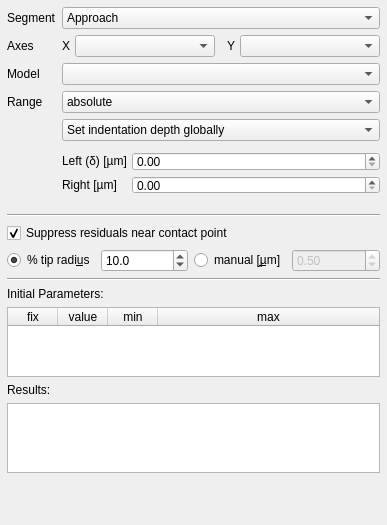
            <widget class="QWidget" name="scrollAreaWidgetContents_3">
             <property name="geometry">
              <rect>
               <x>0</x>
               <y>0</y>
               <width>387</width>
               <height>525</height>
              </rect>
             </property>
             <property name="sizePolicy">
              <sizepolicy hsizetype="Fixed" vsizetype="Preferred">
               <horstretch>0</horstretch>
               <verstretch>0</verstretch>
              </sizepolicy>
             </property>
             <layout class="QVBoxLayout" name="verticalLayout_13" stretch="0,0,0,0,0,0,0,0,0,0">
              <property name="spacing">
               <number>6</number>
              </property>
              <property name="sizeConstraint">
               <enum>QLayout::SetMinimumSize</enum>
              </property>
              <property name="leftMargin">
               <number>7</number>
              </property>
              <property name="topMargin">
               <number>7</number>
              </property>
              <property name="rightMargin">
               <number>7</number>
              </property>
              <property name="bottomMargin">
               <number>7</number>
              </property>
              <item>
               <layout class="QFormLayout" name="formLayout">
                <property name="sizeConstraint">
                 <enum>QLayout::SetMinimumSize</enum>
                </property>
                <item row="0" column="0">
                 <widget class="QLabel" name="label_3">
                  <property name="text">
                   <string>Segment</string>
                  </property>
                 </widget>
                </item>
                <item row="0" column="1">
                 <widget class="QComboBox" name="cb_segment">
                  <property name="enabled">
                   <bool>true</bool>
                  </property>
                  <property name="sizePolicy">
                   <sizepolicy hsizetype="MinimumExpanding" vsizetype="Fixed">
                    <horstretch>0</horstretch>
                    <verstretch>0</verstretch>
                   </sizepolicy>
                  </property>
                  <item>
                   <property name="text">
                    <string>Approach</string>
                   </property>
                  </item>
                  <item>
                   <property name="text">
                    <string>Retract</string>
                   </property>
                  </item>
                 </widget>
                </item>
                <item row="1" column="0">
                 <widget class="QLabel" name="label">
                  <property name="text">
                   <string>Axes</string>
                  </property>
                 </widget>
                </item>
                <item row="1" column="1">
                 <layout class="QHBoxLayout" name="horizontalLayout_2">
                  <property name="spacing">
                   <number>5</number>
                  </property>
                  <property name="sizeConstraint">
                   <enum>QLayout::SetMinimumSize</enum>
                  </property>
                  <item>
                   <widget class="QLabel" name="label_14">
                    <property name="text">
                     <string>X</string>
                    </property>
                    <property name="alignment">
                     <set>Qt::AlignRight|Qt::AlignTrailing|Qt::AlignVCenter</set>
                    </property>
                   </widget>
                  </item>
                  <item>
                   <widget class="QComboBox" name="cb_xaxis">
                    <property name="sizePolicy">
                     <sizepolicy hsizetype="MinimumExpanding" vsizetype="Fixed">
                      <horstretch>0</horstretch>
                      <verstretch>0</verstretch>
                     </sizepolicy>
                    </property>
                   </widget>
                  </item>
                  <item>
                   <widget class="QLabel" name="label_2">
                    <property name="text">
                     <string>  Y</string>
                    </property>
                    <property name="alignment">
                     <set>Qt::AlignRight|Qt::AlignTrailing|Qt::AlignVCenter</set>
                    </property>
                   </widget>
                  </item>
                  <item>
                   <widget class="QComboBox" name="cb_yaxis">
                    <property name="sizePolicy">
                     <sizepolicy hsizetype="MinimumExpanding" vsizetype="Fixed">
                      <horstretch>0</horstretch>
                      <verstretch>0</verstretch>
                     </sizepolicy>
                    </property>
                   </widget>
                  </item>
                 </layout>
                </item>
                <item row="2" column="0">
                 <widget class="QLabel" name="label_13">
                  <property name="text">
                   <string>Model</string>
                  </property>
                 </widget>
                </item>
                <item row="2" column="1">
                 <widget class="QComboBox" name="cb_model">
                  <property name="sizePolicy">
                   <sizepolicy hsizetype="MinimumExpanding" vsizetype="Fixed">
                    <horstretch>0</horstretch>
                    <verstretch>0</verstretch>
                   </sizepolicy>
                  </property>
                 </widget>
                </item>
                <item row="3" column="0">
                 <widget class="QLabel" name="label_4">
                  <property name="text">
                   <string>Range</string>
                  </property>
                 </widget>
                </item>
                <item row="3" column="1">
                 <widget class="QComboBox" name="cb_range_type">
                  <property name="sizePolicy">
                   <sizepolicy hsizetype="MinimumExpanding" vsizetype="Fixed">
                    <horstretch>0</horstretch>
                    <verstretch>0</verstretch>
                   </sizepolicy>
                  </property>
                  <item>
                   <property name="text">
                    <string>absolute</string>
                   </property>
                  </item>
                  <item>
                   <property name="text">
                    <string>relative to contact point fit (4pass)</string>
                   </property>
                  </item>
                 </widget>
                </item>
                <item row="4" column="1">
                 <widget class="QComboBox" name="cb_delta_select_1">
                  <item>
                   <property name="text">
                    <string>Set indentation depth globally</string>
                   </property>
                  </item>
                  <item>
                   <property name="text">
                    <string>Set indentation depth individually</string>
                   </property>
                  </item>
                  <item>
                   <property name="text">
                    <string>Guess optimal indentation depth</string>
                   </property>
                  </item>
                 </widget>
                </item>
                <item row="5" column="1">
                 <layout class="QGridLayout" name="gridLayout_2">
                  <property name="sizeConstraint">
                   <enum>QLayout::SetMinimumSize</enum>
                  </property>
                  <property name="leftMargin">
                   <number>0</number>
                  </property>
                  <property name="topMargin">
                   <number>5</number>
                  </property>
                  <property name="bottomMargin">
                   <number>5</number>
                  </property>
                  <property name="spacing">
                   <number>5</number>
                  </property>
                  <item row="1" column="0">
                   <widget class="QLabel" name="label_6">
                    <property name="text">
                     <string>Right [µm]</string>
                    </property>
                    <property name="alignment">
                     <set>Qt::AlignLeading|Qt::AlignLeft|Qt::AlignVCenter</set>
                    </property>
                   </widget>
                  </item>
                  <item row="0" column="0">
                   <widget class="QLabel" name="label_5">
                    <property name="sizePolicy">
                     <sizepolicy hsizetype="Minimum" vsizetype="Maximum">
                      <horstretch>0</horstretch>
                      <verstretch>0</verstretch>
                     </sizepolicy>
                    </property>
                    <property name="text">
                     <string>Left (δ) [µm]</string>
                    </property>
                    <property name="alignment">
                     <set>Qt::AlignLeading|Qt::AlignLeft|Qt::AlignVCenter</set>
                    </property>
                   </widget>
                  </item>
                  <item row="0" column="1">
                   <widget class="InfDoubleSpinBox" name="sp_range_1">
                    <property name="sizePolicy">
                     <sizepolicy hsizetype="Expanding" vsizetype="Fixed">
                      <horstretch>0</horstretch>
                      <verstretch>0</verstretch>
                     </sizepolicy>
                    </property>
                   </widget>
                  </item>
                  <item row="1" column="1">
                   <widget class="InfDoubleSpinBox" name="sp_range_2">
                    <property name="sizePolicy">
                     <sizepolicy hsizetype="Expanding" vsizetype="Fixed">
                      <horstretch>0</horstretch>
                      <verstretch>0</verstretch>
                     </sizepolicy>
                    </property>
                   </widget>
                  </item>
                 </layout>
                </item>
               </layout>
              </item>
              <item>
               <widget class="Line" name="line_3">
                <property name="orientation">
                 <enum>Qt::Horizontal</enum>
                </property>
               </widget>
              </item>
              <item>
               <widget class="QCheckBox" name="cb_weight_cp">
                <property name="sizePolicy">
                 <sizepolicy hsizetype="MinimumExpanding" vsizetype="Fixed">
                  <horstretch>0</horstretch>
                  <verstretch>0</verstretch>
                 </sizepolicy>
                </property>
                <property name="text">
                 <string>Suppress residuals near contact point</string>
                </property>
                <property name="checked">
                 <bool>true</bool>
                </property>
               </widget>
              </item>
              <item>
               <layout class="QHBoxLayout" name="horizontalLayout_8">
                <property name="sizeConstraint">
                 <enum>QLayout::SetMinimumSize</enum>
                </property>
                <property name="bottomMargin">
                 <number>0</number>
                </property>
                <item>
                 <widget class="QRadioButton" name="rd_weigt_perc">
                  <property name="text">
                   <string>% tip radi&amp;us</string>
                  </property>
                  <property name="checked">
                   <bool>true</bool>
                  </property>
                 </widget>
                </item>
                <item>
                 <widget class="QDoubleSpinBox" name="sp_weight_cp_perc">
                  <property name="decimals">
                   <number>1</number>
                  </property>
                  <property name="minimum">
                   <double>0.100000000000000</double>
                  </property>
                  <property name="value">
                   <double>10.000000000000000</double>
                  </property>
                 </widget>
                </item>
                <item>
                 <widget class="QRadioButton" name="rd_weight_um">
                  <property name="text">
                   <string>manual [&amp;µm]</string>
                  </property>
                 </widget>
                </item>
                <item>
                 <widget class="QDoubleSpinBox" name="sp_weight_cp_um">
                  <property name="enabled">
                   <bool>false</bool>
                  </property>
                  <property name="decimals">
                   <number>2</number>
                  </property>
                  <property name="maximum">
                   <double>20.000000000000000</double>
                  </property>
                  <property name="singleStep">
                   <double>0.100000000000000</double>
                  </property>
                  <property name="value">
                   <double>0.500000000000000</double>
                  </property>
                 </widget>
                </item>
               </layout>
              </item>
              <item>
               <widget class="Line" name="line">
                <property name="orientation">
                 <enum>Qt::Horizontal</enum>
                </property>
               </widget>
              </item>
              <item>
               <widget class="QLabel" name="label_11">
                <property name="text">
                 <string>Initial Parameters:</string>
                </property>
               </widget>
              </item>
              <item>
               <widget class="QTableWidget" name="table_parameters_initial">
                <property name="sizePolicy">
                 <sizepolicy hsizetype="MinimumExpanding" vsizetype="MinimumExpanding">
                  <horstretch>0</horstretch>
                  <verstretch>0</verstretch>
                 </sizepolicy>
                </property>
                <property name="maximumSize">
                 <size>
                  <width>16777215</width>
                  <height>16777215</height>
                 </size>
                </property>
                <property name="mouseTracking">
                 <bool>true</bool>
                </property>
                <property name="focusPolicy">
                 <enum>Qt::ClickFocus</enum>
                </property>
                <property name="verticalScrollBarPolicy">
                 <enum>Qt::ScrollBarAlwaysOff</enum>
                </property>
                <property name="horizontalScrollBarPolicy">
                 <enum>Qt::ScrollBarAsNeeded</enum>
                </property>
                <property name="sizeAdjustPolicy">
                 <enum>QAbstractScrollArea::AdjustToContents</enum>
                </property>
                <property name="autoScrollMargin">
                 <number>0</number>
                </property>
                <property name="editTriggers">
                 <set>QAbstractItemView::AllEditTriggers</set>
                </property>
                <property name="showDropIndicator" stdset="0">
                 <bool>false</bool>
                </property>
                <property name="alternatingRowColors">
                 <bool>true</bool>
                </property>
                <property name="selectionMode">
                 <enum>QAbstractItemView::SingleSelection</enum>
                </property>
                <property name="textElideMode">
                 <enum>Qt::ElideLeft</enum>
                </property>
                <property name="verticalScrollMode">
                 <enum>QAbstractItemView::ScrollPerPixel</enum>
                </property>
                <property name="horizontalScrollMode">
                 <enum>QAbstractItemView::ScrollPerPixel</enum>
                </property>
                <property name="showGrid">
                 <bool>true</bool>
                </property>
                <property name="gridStyle">
                 <enum>Qt::SolidLine</enum>
                </property>
                <property name="wordWrap">
                 <bool>false</bool>
                </property>
                <property name="cornerButtonEnabled">
                 <bool>false</bool>
                </property>
                <attribute name="horizontalHeaderCascadingSectionResizes">
                 <bool>true</bool>
                </attribute>
                <attribute name="horizontalHeaderDefaultSectionSize">
                 <number>50</number>
                </attribute>
                <attribute name="horizontalHeaderMinimumSectionSize">
                 <number>20</number>
                </attribute>
                <attribute name="horizontalHeaderStretchLastSection">
                 <bool>true</bool>
                </attribute>
                <attribute name="verticalHeaderCascadingSectionResizes">
                 <bool>false</bool>
                </attribute>
                <attribute name="verticalHeaderDefaultSectionSize">
                 <number>30</number>
                </attribute>
                <attribute name="verticalHeaderMinimumSectionSize">
                 <number>20</number>
                </attribute>
                <attribute name="verticalHeaderStretchLastSection">
                 <bool>false</bool>
                </attribute>
                <column>
                 <property name="text">
                  <string>fix</string>
                 </property>
                 <property name="toolTip">
                  <string>fix parameter during fitting</string>
                 </property>
                 <property name="font">
                  <font>
                   <kerning>false</kerning>
                  </font>
                 </property>
                </column>
                <column>
                 <property name="text">
                  <string>value</string>
                 </property>
                </column>
                <column>
                 <property name="text">
                  <string>min</string>
                 </property>
                </column>
                <column>
                 <property name="text">
                  <string>max</string>
                 </property>
                </column>
               </widget>
              </item>
              <item>
               <widget class="QLabel" name="label_12">
                <property name="text">
                 <string>Results:</string>
                </property>
               </widget>
              </item>
              <item>
               <widget class="QTableWidget" name="table_parameters_fitted">
                <property name="sizePolicy">
                 <sizepolicy hsizetype="MinimumExpanding" vsizetype="MinimumExpanding">
                  <horstretch>0</horstretch>
                  <verstretch>0</verstretch>
                 </sizepolicy>
                </property>
                <property name="maximumSize">
                 <size>
                  <width>16777215</width>
                  <height>16777215</height>
                 </size>
                </property>
                <property name="verticalScrollBarPolicy">
                 <enum>Qt::ScrollBarAlwaysOff</enum>
                </property>
                <property name="horizontalScrollBarPolicy">
                 <enum>Qt::ScrollBarAsNeeded</enum>
                </property>
                <property name="sizeAdjustPolicy">
                 <enum>QAbstractScrollArea::AdjustToContents</enum>
                </property>
                <property name="autoScrollMargin">
                 <number>0</number>
                </property>
                <property name="verticalScrollMode">
                 <enum>QAbstractItemView::ScrollPerPixel</enum>
                </property>
                <property name="horizontalScrollMode">
                 <enum>QAbstractItemView::ScrollPerPixel</enum>
                </property>
                <attribute name="horizontalHeaderVisible">
                 <bool>false</bool>
                </attribute>
                <attribute name="horizontalHeaderStretchLastSection">
                 <bool>true</bool>
                </attribute>
                <attribute name="verticalHeaderStretchLastSection">
                 <bool>false</bool>
                </attribute>
                <column>
                 <property name="text">
                  <string>value</string>
                 </property>
                </column>
               </widget>
              </item>
              <item>
               <spacer name="verticalSpacer">
                <property name="orientation">
                 <enum>Qt::Vertical</enum>
                </property>
                <property name="sizeHint" stdset="0">
                 <size>
                  <width>0</width>
                  <height>0</height>
                 </size>
                </property>
               </spacer>
              </item>
             </layout>
            </widget>
